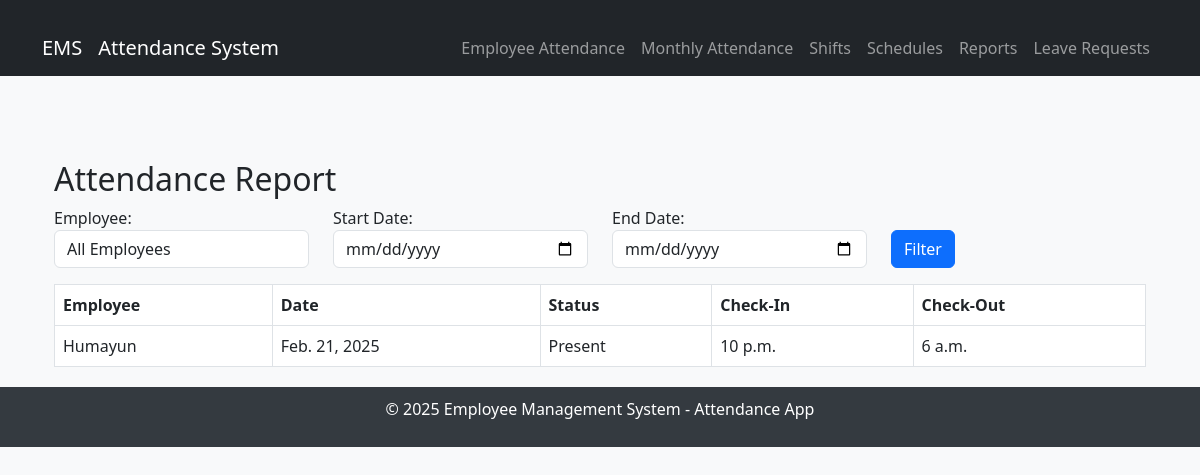
Page /attendance/report/ on the earlier database version.
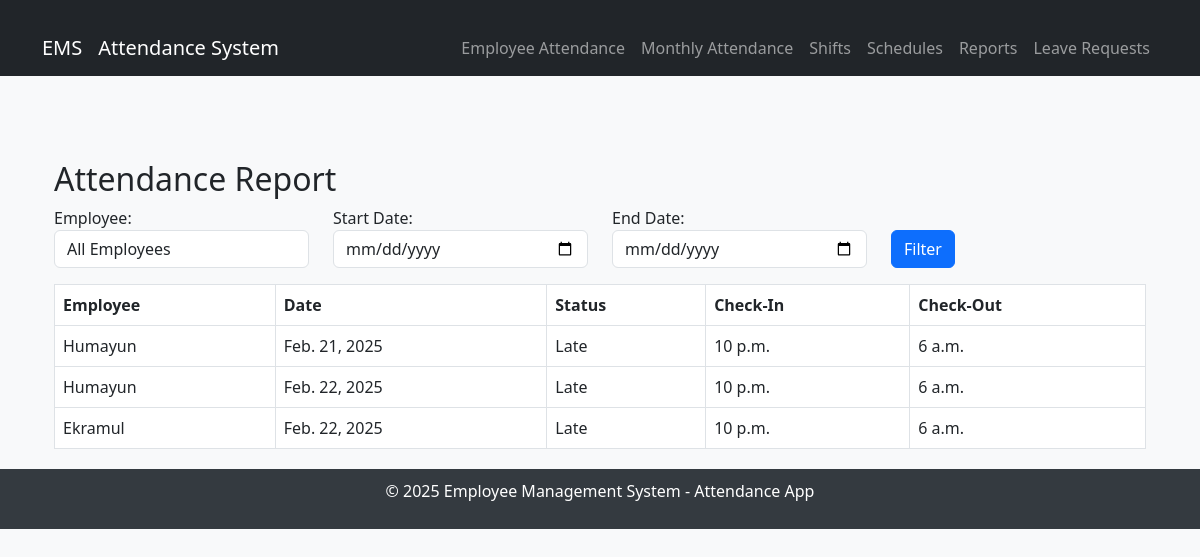
Same page on the later database version.
### attendance/models.py (models this page shows, shortened)
class Attendance(models.Model):
    STATUS_CHOICES = [
        ('Present', 'Present'),
        ('Absent', 'Absent'),
        ('Late', 'Late'),
        ('Leave', 'Leave'),
    ]
    employee = models.ForeignKey(Employee, on_delete=models.CASCADE, related_name="attendance_records")
    date = models.DateField(default=date.today)
    status = models.CharField(max_length=10, choices=STATUS_CHOICES, default='Absent')
    check_in = models.TimeField(null=True, blank=True)
    check_out = models.TimeField(null=True, blank=True)

### employees/models.py (models this page shows, shortened)
class Employee(models.Model):
    user = models.OneToOneField(User, on_delete=models.CASCADE, null=True, blank=True)
    employee_id = models.CharField(max_length=20)
    name = models.CharField(max_length=255)
    join_date = models.DateField()
    date_of_birth = models.DateField()
    floor = models.ForeignKey(Floor, on_delete=models.SET_NULL, null=True)
    department = models.ForeignKey(Department, on_delete=models.SET_NULL, null=True)
    position = models.ForeignKey(Position, on_delete=models.SET_NULL, null=True)
    salary = models.ForeignKey(Salary, on_delete=models.SET_NULL, null=True)

### attendance/views.py (the view)
# urls.py: path('report/', attendance_report, name='attendance_report'),
def attendance_report(request):
    employees = Employee.objects.all()
    attendance_records = Attendance.objects.all()
    employee_id = request.GET.get('employee')
    start_date = request.GET.get('start_date')
    end_date = request.GET.get('end_date')
    if employee_id:
        attendance_records = attendance_records.filter(employee_id=employee_id)
    if start_date:
        attendance_records = attendance_records.filter(date__gte=start_date)
    if end_date:
        attendance_records = attendance_records.filter(date__lte=end_date)
    return render(request, 'attendance/attendance_track/attendance_report.html', {
        'employees': employees,
        'attendance_records': attendance_records
    })

### attendance/templates/attendance/attendance_track/attendance_report.html (shortened to what this page needs)
{% extends "attendance/base.html" %}
{% block content %}
<div class="container mt-4">
    <h2>Attendance Report</h2>
    <form method="GET">
        <div class="row mb-3">
            <div class="col-md-3">
                <label>Employee:</label>
                <select name="employee" class="form-control">
                    <option value="">All Employees</option>
                </select>
            </div>
            <div class="col-md-3">
                <label>Start Date:</label>
                <input type="date" name="start_date" class="form-control" value="{{ request.GET.start_date }}">
            </div>
            <div class="col-md-3">
                <label>End Date:</label>
                <input type="date" name="end_date" class="form-control" value="{{ request.GET.end_date }}">
            </div>
            <div class="col-md-3">
                <button type="submit" class="btn btn-primary mt-4">Filter</button>
            </div>
        </div>
    </form>
    <table class="table table-bordered">
        <thead>
            <tr>
                <th>Employee</th>
                <th>Date</th>
                <th>Status</th>
                <th>Check-In</th>
                <th>Check-Out</th>
            </tr>
        </thead>
        <tbody>
            {% for record in attendance_records %}
            <tr>
                <td>{{ record.employee.name }}</td>
                <td>{{ record.date }}</td>
                <td>{{ record.status }}</td>
                <td>{{ record.check_in|default:"N/A" }}</td>
                <td>{{ record.check_out|default:"N/A" }}</td>
            </tr>
            {% empty %}
            <tr>
                <td colspan="5" class="text-center">No records found.</td>
            </tr>
            {% endfor %}
        </tbody>
    </table>
</div>
{% endblock %}

### attendance/templates/attendance/base.html (shortened to what this page needs)
<!DOCTYPE html>
<html lang="en">
<head>
    <link href="https://cdn.jsdelivr.net/npm/bootstrap@5.3.0/dist/css/bootstrap.min.css" rel="stylesheet">
</head>
<body>
    <nav class="navbar navbar-expand-lg navbar-dark bg-dark">
        <div class="container">
            <a class="navbar-brand" href="{% url 'employee_view' %}">EMS</a>
            <a class="navbar-brand" href="{% url 'shift_list' %}">Attendance System</a>
            <div class="collapse navbar-collapse" id="navbarNav">
                <ul class="navbar-nav ms-auto">
                    <li class="nav-item">
                        <a class="nav-link" href="{% url 'attendance_list' %}">Employee Attendance</a>
                    </li>
                    <li class="nav-item">
                        <a class="nav-link" href="{% url 'attendance_report' %}">Monthly Attendance</a>
                    </li>
                    <li class="nav-item">
                        <a class="nav-link" href="{% url 'shift_list' %}">Shifts</a>
                    </li>
                    <li class="nav-item">
                        <a class="nav-link" href="{% url 'schedule_list' %}">Schedules</a>
                    </li>
                    <li class="nav-item">
                        <a class="nav-link" href="{% url 'report_list' %}">Reports</a>
                    </li>
                    <li class="nav-item">
                        <a class="nav-link" href="{% url 'leave_list' %}">Leave Requests</a>
                    </li>
                </ul>
            </div>
        </div>
    </nav>
    <div class="container">
        {% block content %}{% endblock %}
    </div>
    <footer class="footer">
        <p>&copy; 2025 Employee Management System - Attendance App</p>
    </footer>
</body>
</html>

### attendance/templates/attendance/base.html (style rules this page uses)
body { background-color: #f8f9fa; }
.navbar { margin-bottom: 20px; }
.container { padding-top: 20px; }
.footer { text-align: center; padding: 10px; margin-top: 20px; background-color: #343a40; color: white; }

Differences in the rows shown:
changed Attendance "Feb. 21, 2025": status "Present" → "Late"
added Attendance: employee.name "Humayun", date "Feb. 22, 2025", status "Late", check_in "10 p.m.", check_out "6 a.m."
added Attendance: employee.name "Ekramul", date "Feb. 22, 2025", status "Late", check_in "10 p.m.", check_out "6 a.m."
